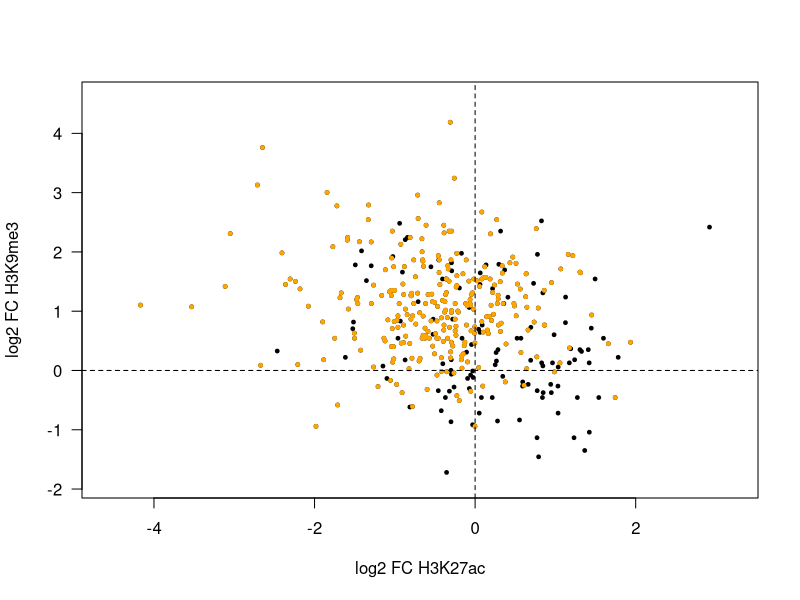
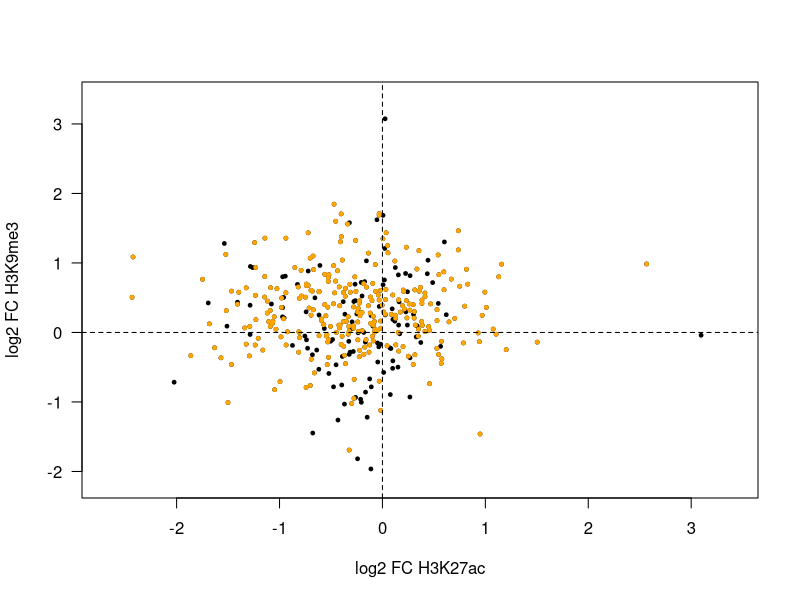

Here is the R script that generated these plots, in order:
##Plots fold change in H3K27ac/H3K9me3 ChIP-seq signal
##Quantitation of ChIP-seq signal was produced using Seqmonk


setwd('~/Deniz_2019_AML/CRISPRi')


##log2 RPM counts at dCas9 peaks

rpm = read.delim('ChIPseq_RPM.txt',as.is=T)


##Cas9 peak annotation

cas9 = read.delim('dCas9_peaks_anno.txt',as.is=T,header=F)
is.ltr2 = rpm$peak %in% cas9$V4[grep('LTR2',cas9$V11)]


##plot function

diff.plot = function(x1,x2,y1,y2) {	
	dx = x2-x1
	dy = y2-y1
	
	plot(dx,dy,pch=19,cex=0.5,las=1,
	 xlim=c(min(dx)*1.1,max(dx)*1.1),
	 ylim=c(min(dy)*1.1,max(dy)*1.1),
	 xlab='log2 FC H3K27ac',
	 ylab='log2 FC H3K9me3')

	points(dx[is.ltr2],dy[is.ltr2],pch=19,cex=0.5,col='orange')

	abline(h=0,lty=2)
	abline(v=0,lty=2)
}


##K562 plot

diff.plot(rpm$H3K27ac_K562_ctrl,
 rowMeans(cbind(rpm$H3K27ac_K562_all,rpm$H3K27ac_K562_sep)),
 rpm$H3K9me3_K562_ctrl,
 rpm$H3K9me3_K562_all)


##OCI-AML3 plot

diff.plot(rpm$H3K27ac_OCIAML3_ctrl,
 rowMeans(cbind(rpm$H3K27ac_OCIAML3_all,rpm$H3K27ac_OCIAML3_sep)),
 rpm$H3K9me3_OCIAML3_ctrl,
 rowMeans(cbind(rpm$H3K9me3_OCIAML3_all,rpm$H3K9me3_OCIAML3_sep)))







 
 
